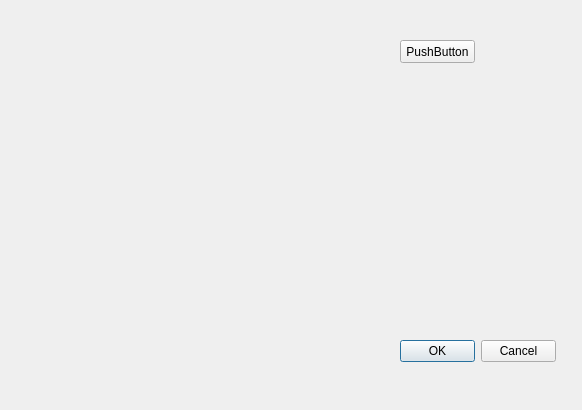
<?xml version="1.0" encoding="UTF-8"?>
<ui version="4.0">
 <class>Dialog</class>
 <widget class="QDialog" name="Dialog">
  <property name="geometry">
   <rect>
    <x>0</x>
    <y>0</y>
    <width>582</width>
    <height>410</height>
   </rect>
  </property>
  <property name="windowTitle">
   <string>INI-Maker</string>
  </property>
  <widget class="QDialogButtonBox" name="buttonBox">
   <property name="geometry">
    <rect>
     <x>400</x>
     <y>340</y>
     <width>156</width>
     <height>23</height>
    </rect>
   </property>
   <property name="orientation">
    <enum>Qt::Horizontal</enum>
   </property>
   <property name="standardButtons">
    <set>QDialogButtonBox::Cancel|QDialogButtonBox::Ok</set>
   </property>
  </widget>
  <widget class="QPushButton" name="pushButton">
   <property name="geometry">
    <rect>
     <x>400</x>
     <y>40</y>
     <width>75</width>
     <height>23</height>
    </rect>
   </property>
   <property name="text">
    <string>PushButton</string>
   </property>
  </widget>
 </widget>
 <resources/>
 <connections>
  <connection>
   <sender>buttonBox</sender>
   <signal>accepted()</signal>
   <receiver>Dialog</receiver>
   <slot>accept()</slot>
   <hints>
    <hint type="sourcelabel">
     <x>248</x>
     <y>254</y>
    </hint>
    <hint type="destinationlabel">
     <x>157</x>
     <y>274</y>
    </hint>
   </hints>
  </connection>
  <connection>
   <sender>buttonBox</sender>
   <signal>rejected()</signal>
   <receiver>Dialog</receiver>
   <slot>reject()</slot>
   <hints>
    <hint type="sourcelabel">
     <x>316</x>
     <y>260</y>
    </hint>
    <hint type="destinationlabel">
     <x>286</x>
     <y>274</y>
    </hint>
   </hints>
  </connection>
 </connections>
</ui>
